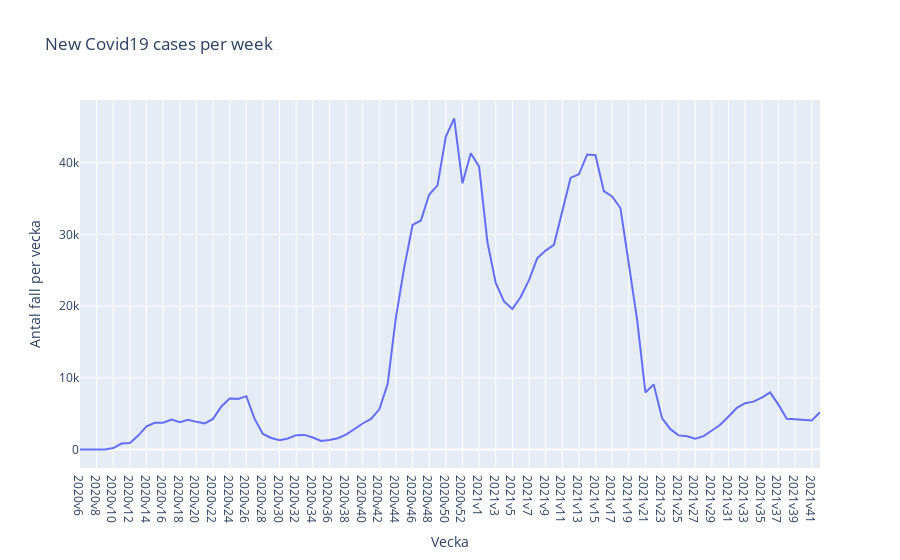

Write notebook code for a chart like this one.
### Markdown cell above
- d) Rita en linjediagram som visar nya fall per vecka från 2020v6 till nu.

### Code cell
# creating the figure and plotting it
fig = px.line(covid19, 
                x="Vecka", 
                y="Antal fall per vecka", 
                title='New Covid19 cases per week')
fig.show()

# saving the figure 
fig.write_html("Visualiseringar/Upp1_d_New_Covid19_cases_per_week.html")

### Figure 1 — Plotly figure (JSON) as saved in the notebook; plotly's stock layout.template omitted (floating-point values rounded to 4 significant figures)
{"data": [{"hovertemplate": "Vecka=%{x}<br>Antal fall per vecka=%{y}<extra></extra>", "legendgroup": "", "line": {"color": "#636efa", "dash": "solid"}, "marker": {"symbol": "circle"}, "mode": "lines", "name": "", "orientation": "v", "showlegend": false, "type": "scatter", "x": ["2020v6", "2020v7", "2020v8", "2020v9", "2020v10", "2020v11", "2020v12", "2020v13", "2020v14", "2020v15", "2020v16", "2020v17", "2020v18", "2020v19", "2020v20", "2020v21", "2020v22", "2020v23", "2020v24", "2020v25", "2020v26", "2020v27", "2020v28", "2020v29", "2020v30", "2020v31", "2020v32", "2020v33", "2020v34", "2020v35", "2020v36", "2020v37", "2020v38", "2020v39", "2020v40", "2020v41", "2020v42", "2020v43", "2020v44", "2020v45", "2020v46", "2020v47", "2020v48", "2020v49", "2020v50", "2020v51", "2020v52", "2020v53", "2021v1", "2021v2", "2021v3", "2021v4", "2021v5", "2021v6", "2021v7", "2021v8", "2021v9", "2021v10", "2021v11", "2021v12", "2021v13", "2021v14", "2021v15", "2021v16", "2021v17", "2021v18", "2021v19", "2021v20", "2021v21", "2021v22", "2021v23", "2021v24", "2021v25", "2021v26", "2021v27", "2021v28", "2021v29", "2021v30", "2021v31", "2021v32", "2021v33", "2021v34", "2021v35", "2021v36", "2021v37", "2021v38", "2021v39", "2021v40", "2021v41", "2021v42"], "xaxis": "x", "y": [1, 0, 0, 13, 211, 838, 924, 1957, 3229, 3740, 3752, 4203, 3832, 4153, 3869, 3659, 4280, 6021, 7123, 7073, 7455, 4279, 2179, 1622, 1316, 1556, 2014, 2052, 1687, 1200, 1332, 1592, 2080, 2919, 3642, 4278, 5620, 9155, 18474, 25405, 31319, 31944, 35560, 36837, 43631, 46177, 37134, 41323, 39455, 28942, 23230, 20660, 19605, 21283, 23615, 26690, 27748, 28555, 33033, 37881, 38386, 41147, 41037, 36032, 35306, 33680, 25916, 18169, 7974, 9094, 4394, 2848, 1982, 1869, 1514, 1881, 2662, 3459, 4608, 5820, 6464, 6689, 7236, 7972, 6265, 4307, 4240, 4140, 4074, 5201], "yaxis": "y"}], "layout": {"legend": {"tracegroupgap": 0}, "title": {"text": "New Covid19 cases per week"}, "xaxis": {"anchor": "y", "domain": [0, 1], "title": {"text": "Vecka"}}, "yaxis": {"anchor": "x", "domain": [0, 1], "title": {"text": "Antal fall per vecka"}}}}
